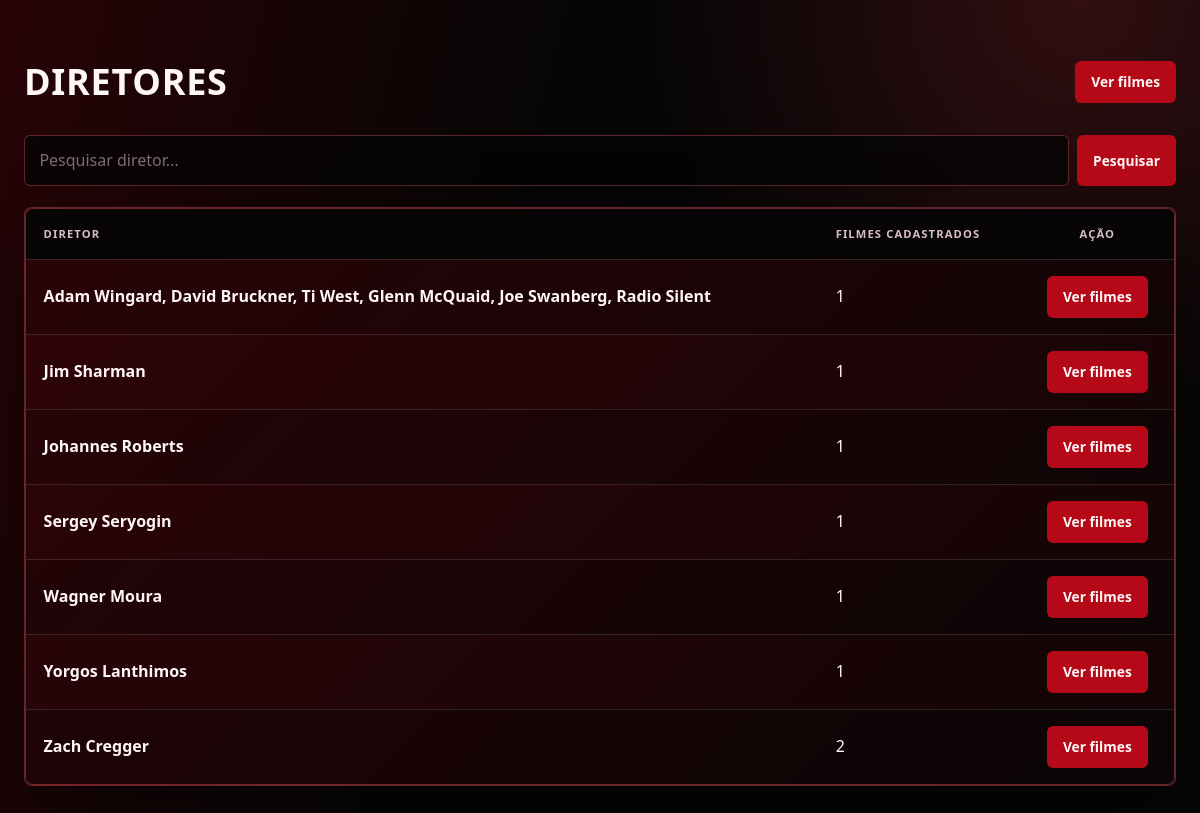
The app's page /diretor/ with its own data.
### filme/models.py (models this page shows)
class FilmeDiretor(models.Model):
    filme = models.OneToOneField(Filme, on_delete=models.CASCADE, related_name='dados_diretor', null=True, blank=True)
    diretor = models.CharField(max_length=100, default='')

### diretor/views.py (the view)
# urls.py: path('', views.index, name='diretor'),
def index(request):
    diretores = (
        FilmeDiretor.objects
        .exclude(diretor="")
        .values("diretor")
        .annotate(filmes_count=Count("filme", distinct=True))
        .order_by("diretor")
    )
    busca = request.GET.get("busca", "").strip()
    if busca:
        diretores = diretores.filter(diretor__icontains=busca)
    diretores = list(diretores)
    for diretor in diretores:
        filmes = Filme.objects.filter(
            dados_diretor__diretor__iexact=diretor["diretor"]
        ).order_by("nome")
        diretor["filmes"] = [
            {
                "nome": filme.nome,
                "genero": getattr(
                    getattr(filme, "dados_genero", None),
                    "genero",
                    "",
                ),
            }
            for filme in filmes
        ]
    return render(request, "diretor/index.html", {"diretores": diretores})

### diretor/templates/diretor/index.html (shortened to what this page needs)
{% load static %}
<!DOCTYPE html>
<html lang="pt-br">
<head>
    <link rel="stylesheet" href="{% static 'filme/css/style.css' %}?v=5">
</head>
<body>
    <main class="container py-4">
        <div class="d-flex justify-content-between align-items-center mb-4">
            <h1 class="h3 mb-0">Diretores</h1>
            <a href="{% url 'filme' %}" class="btn btn-primary">Ver filmes</a>
        </div>
        <form method="get" class="search-form mb-3">
            <div class="input-group">
                <input
                    type="search"
                    name="busca"
                    class="form-control"
                    placeholder="Pesquisar diretor..."
                    value="{{ request.GET.busca }}"
                >
                <button type="submit" class="btn btn-primary">Pesquisar</button>
            </div>
        </form>
        {% if diretores %}
        <div class="card shadow-sm">
            <div class="table-responsive">
                <table class="table table-striped table-hover align-middle mb-0">
                    <thead class="table-dark">
                        <tr>
                            <th>Diretor</th>
                            <th>Filmes cadastrados</th>
                            <th class="text-center">Ação</th>
                        </tr>
                    </thead>
                    <tbody>
                        {% for diretor in diretores %}
                        <tr>
                            <td class="fw-semibold">{{ diretor.diretor }}</td>
                            <td>{{ diretor.filmes_count }}</td>
                            <td class="text-center">
                                <button
                                    type="button"
                                    class="btn btn-primary btn-sm"
                                    onclick="document.getElementById('filmes-diretor-{{ forloop.counter }}').showModal()"
                                >
                                    Ver filmes
                                </button>
                            </td>
                        </tr>
                        {% endfor %}
                    </tbody>
                </table>
            </div>
        </div>
        {% else %}
            {% if request.GET.busca %}
            <div class="alert alert-info">Nenhum diretor encontrado para "{{ request.GET.busca }}".</div>
            {% else %}
            <div class="alert alert-info">Nenhum diretor cadastrado.</div>
            {% endif %}
        {% endif %}
    </main>
</body>
</html>

### filme/static/filme/css/style.css (style rules this page uses)
:root { --bg: #050505; --soft: #0e090a; --panel: #160304; --raised: #26090b; --line: rgba(255, 255, 255, .12); --line-red: rgba(255, 100, 112, .35); --text: #fff7f7; --muted: #bfaeb0; --red: #ff3948; --red-dark: #b50918; }
* { box-sizing: border-box; }
html { min-width: 320px; background: var(--bg); }
body, body.bg-light { min-height: 100vh; margin: 0; color: var(--text); background: linear-gradient(105deg, rgba(115, 0, 10, .32), transparent 42%), radial-gradient(circle at 90% 0%, rgba(255, 57, 72, .18), transparent 28rem), var(--bg) !important; font-family: 'Trebuchet MS', 'Segoe UI', sans-serif; line-height: 1.55; }
a { color: inherit; }
.container { width: min(1180px, calc(100% - 3rem)); margin: 0 auto; }
main.container { padding-top: 3.8rem; padding-bottom: 5rem; }
h1, h2, h3, p { margin-top: 0; }
h1, h2, h3 { color: var(--text); letter-spacing: .02em; }
.h3 { margin-bottom: 0; font-size: clamp(1.7rem, 3vw, 2.45rem); line-height: 1.1; text-transform: uppercase; }
.fw-semibold { font-weight: 600; }
.d-flex { display: flex; }
.justify-content-between { justify-content: space-between; }
.align-items-center { align-items: center; }
.mb-0 { margin-bottom: 0; }
.mb-3 { margin-bottom: 1.35rem; }
.mb-4 { margin-bottom: 2rem; }
.text-center { text-align: center !important; }
.card, .table-responsive { overflow: hidden; background: linear-gradient(135deg, rgba(42, 4, 7, .94), rgba(10, 5, 6, .96)); border: 1px solid var(--line-red) !important; border-radius: 8px; box-shadow: 0 24px 70px rgba(0, 0, 0, .42) !important; }
form { display: grid; gap: .15rem; }
.search-form { display: block; }
.search-form .input-group { display: flex; align-items: stretch; gap: .5rem; }
.search-form .input-group .form-control { flex: 1 1 auto; width: auto; min-width: 0; }
.search-form .input-group .btn { flex: 0 0 auto; min-height: 48px; white-space: nowrap; }
.form-control, .form-select { display: block; width: 100%; min-height: 48px; padding: .75rem .9rem; color: var(--text); background: rgba(5, 5, 5, .78); border: 1px solid var(--line-red); border-radius: 6px; outline: none; font: inherit; color-scheme: dark; transition: border-color .2s ease, box-shadow .2s ease, background .2s ease; }
.form-control::placeholder { color: #806c70; }
.btn { display: inline-flex; align-items: center; justify-content: center; min-height: 42px; padding: .65rem 1rem; border: 0; border-radius: 6px; color: var(--text) !important; font: 700 .86rem 'Trebuchet MS', 'Segoe UI', sans-serif; text-decoration: none; cursor: pointer; outline: none; transition: transform .2s ease, background .2s ease; }
.text-center .btn { display: flex; width: max-content; margin-right: auto; margin-left: auto; }
.btn-primary, .btn-danger { background: var(--red-dark) !important; }
.table-responsive { overflow-x: auto; }
.table { width: 100%; min-width: 940px; border-collapse: collapse; color: var(--text); }
.table th, .table td { padding: 1rem 1.1rem; text-align: left; border-bottom: 1px solid var(--line); vertical-align: middle; }
.table thead th { color: #d9bfc2; background: rgba(5, 5, 5, .92) !important; font-size: .7rem; letter-spacing: .1em; text-transform: uppercase; white-space: nowrap; }
.table tbody tr { background: transparent; transition: background .2s ease; }
.table tbody tr:nth-child(even) { background: rgba(181, 9, 24, .045); }
.table tbody tr:last-child td { border-bottom: 0; }

### records on screen
FilmeDiretor: diretor "Adam Wingard, David Bruckner, Ti West, Glenn McQuaid, Joe Swanberg, Radio Silent", filmes_count "1"
FilmeDiretor: diretor "Jim Sharman", filmes_count "1"
FilmeDiretor: diretor "Johannes Roberts", filmes_count "1"
FilmeDiretor: diretor "Sergey Seryogin", filmes_count "1"
FilmeDiretor: diretor "Wagner Moura", filmes_count "1"
FilmeDiretor: diretor "Yorgos Lanthimos", filmes_count "1"

### other values on screen
{{ diretor.diretor }} "Zach Cregger"
{{ diretor.filmes_count }} "2"
